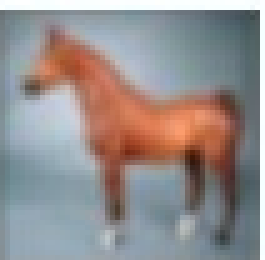
%> input picture sample.png, 53 x 52 px (shown 5 times larger)
$ octave fftandfft2.m   (GNU Octave 9; MATLAB toolbox functions it lacks are replaced by stand-ins)
%> lines starting %> are read from the running program, lines starting %| are printed output that depends on the picture

% Sample Code for running for FFTs with different techniques

%%

img = double(rgb2gray(imread('sample.png')));
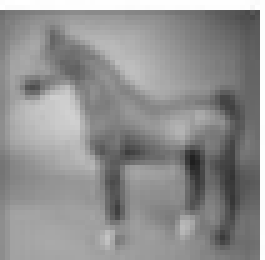
%> img: size 52x53 double (shown 5 times larger); min 31, max 255, mean 144.1
img = img(:,1:52);
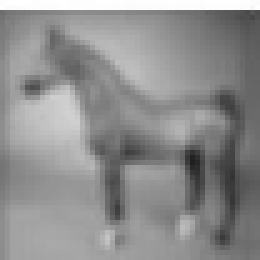
%> img: size 52x52 double (shown 5 times larger); min 31, max 255, mean 142
[x,y] = size(img);
%> x = 52; y = 52

figure; subplot(141);
imshow(mat2gray(img));
xlabel('Input Image');


%% 2D FT with 1D FFT Matrix

F = fft(eye([x,y]));
imgcap = fftshift(F*img*F.');
subplot(142);
imagesc(100*log(abs(imgcap)));
xlabel('2D FT with 1D FT');


%% 2D FT with kronecor tensor product

imgvec = img(:);
%> imgvec = 2704 values, max 255 at index 157, min 31 at index 2009, mean 142
F2 = kron(F,F);
imgcap2 = F2*imgvec;
imgcap2 = fftshift(reshape(imgcap2,[x,y]));
subplot(143);
imagesc(100*log(abs(imgcap)));
xlabel('2D FT with kronc');


%%

imgcap3 = fft2(img);
subplot(144);
imagesc(100*log(abs(imgcap)));
xlabel('2D FT with fft2');
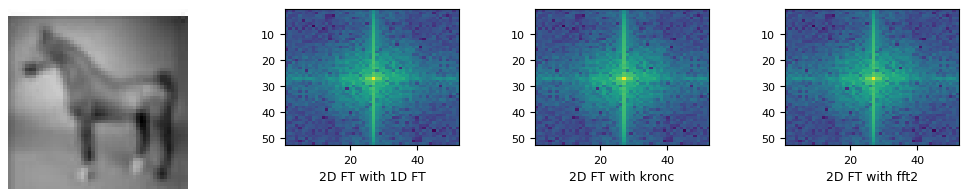
%> figure redrawn from the program's plot data, 4 panels
